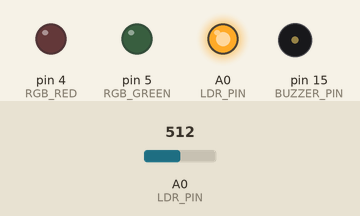
Recording of a sketch running on a simulated Arduino Uno, built with avr-gcc and run on an emulated ATmega328P. Parts: output pins drawn as LEDs (lit = HIGH), buzzer (waves = sounding). The test bench sets the inputs (shaded band); at power-on: A0 (LDR_PIN) = 512. What the sketch prints to the serial monitor is not drawn.

Above: at 2.2 s.
2.3 s: A0 (LDR_PIN) set to 336
5.8 s: A0 (LDR_PIN) set to 304
At 7.8 s:
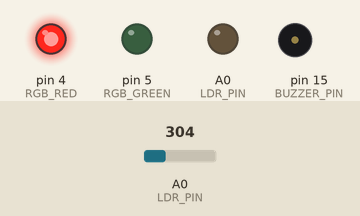
11.8 s: A0 (LDR_PIN) set to 900
At 13.8 s:
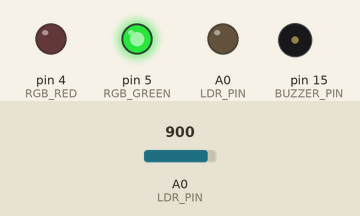
17.8 s: A0 (LDR_PIN) set to 739
21.3 s: A0 (LDR_PIN) set to 715
At 24.3 s:
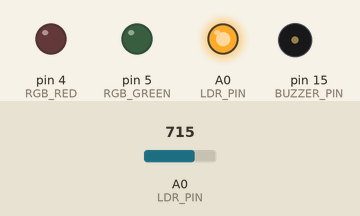
27.3 s: A0 (LDR_PIN) set to 1023
At 30.3 s:
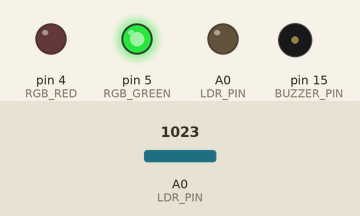
Timing chart, 0 to 34.3 s (numbered marks = the images above; inputs shaded):
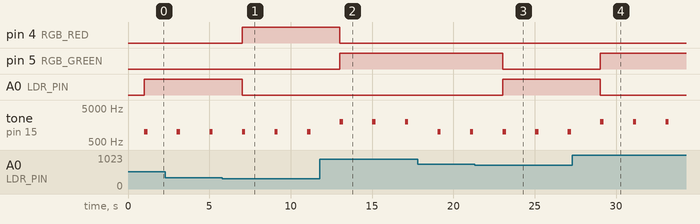

Measured:
- the behaviour switches between 318 and 317 on A0 (LDR_PIN) (found by bisection; images 0 and 1)
- the behaviour switches between 727 and 726 on A0 (LDR_PIN) (found by bisection; images 2 and 3)
- after the input at 5.8 s, pin 4 (RGB_RED): LOW → HIGH after 1.2 s; A0 (LDR_PIN): HIGH → LOW after 1.2 s
- after the input at 11.8 s, pin 4 (RGB_RED): HIGH → LOW after 1.2 s; pin 5 (RGB_GREEN): LOW → HIGH after 1.2 s
- after the input at 21.3 s, pin 5 (RGB_GREEN): HIGH → LOW after 1.7 s; A0 (LDR_PIN): LOW → HIGH after 1.7 s
- after the input at 27.3 s, pin 5 (RGB_GREEN): LOW → HIGH after 1.7 s; A0 (LDR_PIN): HIGH → LOW after 1.7 s
- by itself, tone on pin 15 (BUZZER_PIN): alternates 2000 Hz for 0.20 s and silent for 1.8 s

The sketch:

LDR_LED_Buzzer_Test.ino
```cpp
/*
 * LDR + LED + Buzzer Test Program for ESP8266
 * Tests LDR, RGB LED, and Buzzer together
 *
 * Hardware:
 * - LDR Wire 1 to 3.3V, LDR Wire 2 to A0, LDR Wire 2 to 10KΩ Resistor to GND
 * - RGB LED: Red=D2(GPIO4), Green=D1(GPIO5), Blue=D5(GPIO14), Common Anode to 3.3V
 * - Buzzer: + to D8(GPIO15), - to GND
 */

#define LDR_PIN A0
#define RGB_RED 4
#define RGB_GREEN 5
#define RGB_BLUE 14
#define BUZZER_PIN 15

void setup() {
  Serial.begin(115200);
  delay(1000);

  // Initialize pins
  pinMode(RGB_RED, OUTPUT);
  pinMode(RGB_GREEN, OUTPUT);
  pinMode(RGB_BLUE, OUTPUT);
  pinMode(BUZZER_PIN, OUTPUT);

  Serial.println("\n🌱 LDR + LED + Buzzer Test Starting...");
  Serial.println("Watch for light level changes and LED colors");
}

void loop() {
  // Read LDR value
  int ldrValue = analogRead(LDR_PIN);
  float lightPercent = map(ldrValue, 0, 1023, 0, 100);

  // Display readings
  Serial.println("☀️ Light: " + String(lightPercent) + "%");

  // LED colors based on light level
  if (lightPercent > 70) {
    // Bright light - Green LED
    setLED(0, 255, 0);
    Serial.println("🟢 Bright light - Green LED");
  } else if (lightPercent > 30) {
    // Normal light - Blue LED
    setLED(0, 0, 255);
    Serial.println("🔵 Normal light - Blue LED");
  } else {
    // Dim light - Red LED
    setLED(255, 0, 0);
    Serial.println("🔴 Dim light - Red LED");
  }

  // Buzzer beep based on light level
  if (lightPercent > 80) {
    // Very bright - High pitch beep
    tone(BUZZER_PIN, 2000, 200);
    Serial.println("🔊 Very bright - High pitch beep");
  } else if (lightPercent < 20) {
    // Very dim - Low pitch beep
    tone(BUZZER_PIN, 500, 200);
    Serial.println("🔊 Very dim - Low pitch beep");
  } else {
    // Normal - Medium pitch beep
    tone(BUZZER_PIN, 1000, 200);
    Serial.println("🔊 Normal light - Medium pitch beep");
  }

  // Wait 2 seconds
  delay(2000);
}

void setLED(int red, int green, int blue) {
  analogWrite(RGB_RED, red);
  analogWrite(RGB_GREEN, green);
  analogWrite(RGB_BLUE, blue);
}
```
